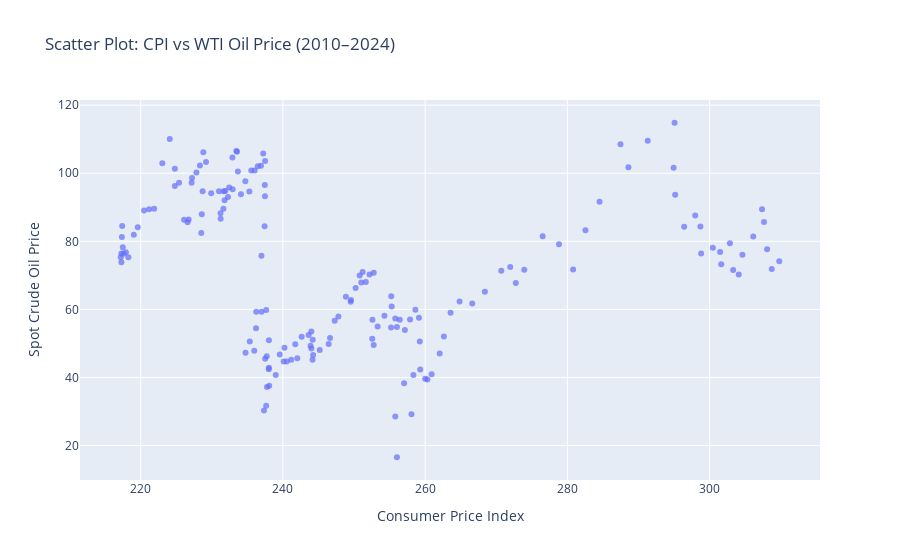

The code cell stored with this chart in its notebook:
### Markdown cell above
## Scatter Plot: CPI vs. WTI Oil Price

To better examine the relationship between U.S. inflation and oil prices, I plot the Consumer Price Index (CPI) on the x-axis and the WTI Spot Crude Oil Price on the y-axis in a scatter plot.
Each point represents a single month between 2010 and 2024.

This type of chart allows us to see whether higher oil prices are generally associated with higher CPI levels—or whether the relationship weakens over time.

### Code cell
fig = px.scatter(
    finaldata,
    x="Consumer Price Index",
    y="Spot Crude Oil Price",
    title="Scatter Plot: CPI vs WTI Oil Price (2010–2024)",
    labels={
        "CPI": "Consumer Price Index",
        "WTI Oil Price": "WTI Spot Crude Oil Price (USD)"
    },
    opacity=0.7
)

fig.show()

### Figure 1 — Plotly figure (JSON) as saved in the notebook; plotly's stock layout.template omitted (floating-point values rounded to 4 significant figures; data arrays with more than 128 entries replaced by an {"elided": "..."} marker saying what was removed)
{"data": [{"hovertemplate": "Consumer Price Index=%{x}<br>Spot Crude Oil Price=%{y}<extra></extra>", "legendgroup": "", "marker": {"color": "#636efa", "opacity": 0.7, "symbol": "circle"}, "mode": "markers", "name": "", "orientation": "v", "showlegend": false, "type": "scatter", "x": {"elided": "169 float values"}, "xaxis": "x", "y": {"elided": "169 float values"}, "yaxis": "y"}], "layout": {"legend": {"tracegroupgap": 0}, "title": {"text": "Scatter Plot: CPI vs WTI Oil Price (2010–2024)"}, "xaxis": {"anchor": "y", "domain": [0, 1], "title": {"text": "Consumer Price Index"}}, "yaxis": {"anchor": "x", "domain": [0, 1], "title": {"text": "Spot Crude Oil Price"}}}}
